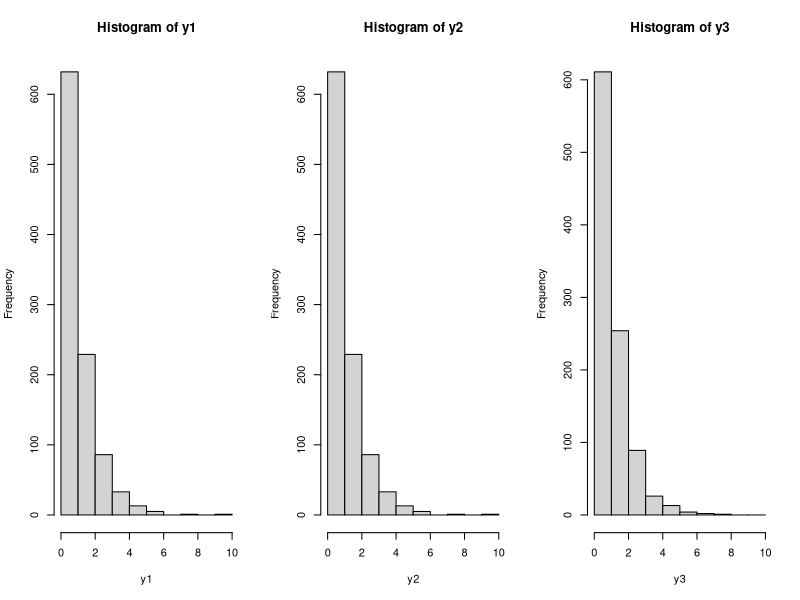
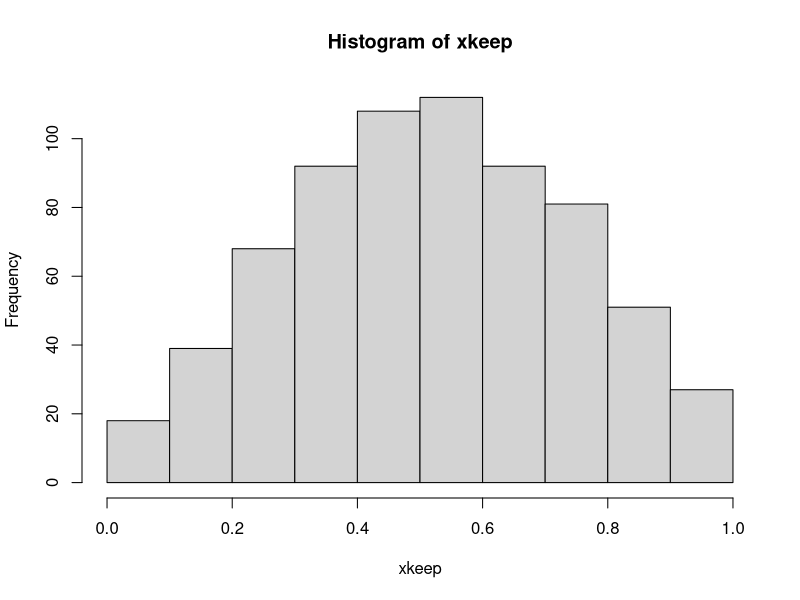
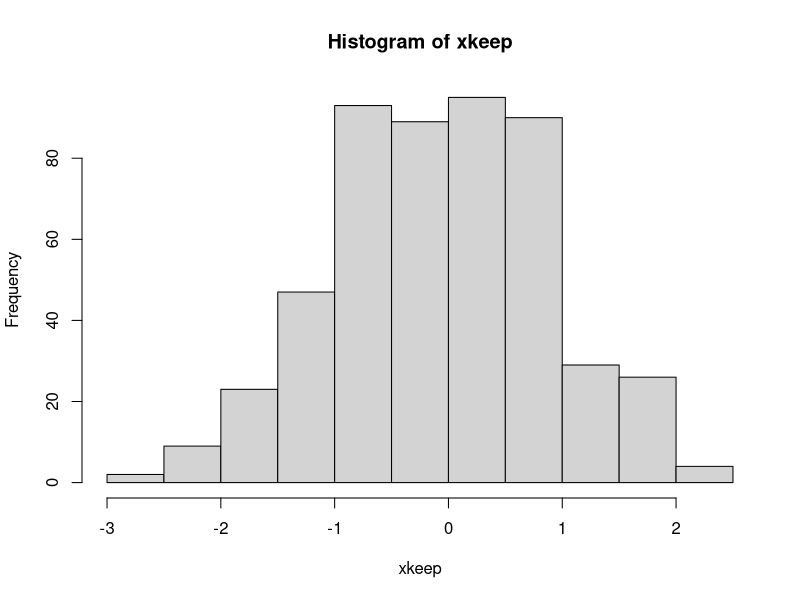

Reproduce these figures in R, in order.
##Simulating from an exponential
set.seed(1)
n<-1000 #Sample Size
u<-runif(n) #Uniform 
invexp<-function(u,lambda){-log(1-u)/lambda} #Inverse cdf
y1<-invexp(u,1) #Using my own inverse cdf
y2<-qexp(u,1) #Using R inverse cdf
y3<-rexp(n,1) #Using R random number generator

#Histograms
par(mfrow=c(1,3))
hist(y1,breaks=0:10,xlim = c(0,10)) #breaks and xlim allows all three  
hist(y2,breaks=0:10,xlim = c(0,10)) #histograms to use the same
hist(y3,breaks=0:10,xlim = c(0,10)) #bins and scale on x axis

#Summary of all three methods
summary(y1)
summary(y2)
summary(y3)

##Estimating pi
n<-1000
u1<-runif(n) #Uniform Variable on x coordinate
u2<-runif(n) #Uniform Variable on y coordinate
inside<-(u1^2+u2^2<1) #Checks whether point lies in quarter circle
pi4<-sum(inside)/n 

print(paste('Estimate of pi/4',pi4))
print(paste('True value of pi/4',pi/4))

##Accept Reject algorithm (Beta distribution)
n<-1000
M<-1.5 #Scaling factor
x<-runif(n) #Generate x coordinate
y<-runif(n) #Generate y coordinate
accept<-(y<dbeta(x,2,2)/M) #Does point lie inside density?
xkeep<-x[accept] #Keep these x's

#Plot histogram
par(mfrow=c(1,1))
hist(xkeep)

#Check number of iterates we keep
length(xkeep)

##Accept Reject algorithm (Logistic distribution)
n<-1000
M<-2
x<-rlogis(n)#Generate x coordinate from proposal
y<-runif(n) #Generate y coordinate from U(0,1)
accept<-(y<dnorm(x)/(dlogis(x)*M)) #Do we accept (TRUE/FALSE)
xkeep<-x[accept] #Keep only TRUE
#Plot histogram
par(mfrow=c(1,1))
hist(xkeep)
#Check number of iterates we keep
length(xkeep)

